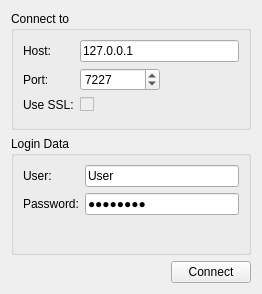
<?xml version="1.0" encoding="UTF-8"?>
<ui version="4.0">
 <class>ConnectionManager</class>
 <widget class="QWidget" name="ConnectionManager">
  <property name="geometry">
   <rect>
    <x>0</x>
    <y>0</y>
    <width>262</width>
    <height>294</height>
   </rect>
  </property>
  <property name="windowTitle">
   <string>pyLoad GUI - Connection Manager</string>
  </property>
  <layout class="QVBoxLayout" name="verticalLayout">
   <item>
    <widget class="QGroupBox" name="groupBox">
     <property name="title">
      <string>Connect to</string>
     </property>
     <layout class="QFormLayout" name="formLayout">
      <property name="fieldGrowthPolicy">
       <enum>QFormLayout::AllNonFixedFieldsGrow</enum>
      </property>
      <item row="0" column="0">
       <widget class="QLabel" name="hostLabel">
        <property name="text">
         <string>Host:</string>
        </property>
       </widget>
      </item>
      <item row="0" column="1">
       <widget class="QLineEdit" name="hostLineEdit">
        <property name="text">
         <string>127.0.0.1</string>
        </property>
       </widget>
      </item>
      <item row="1" column="0">
       <widget class="QLabel" name="portLabel">
        <property name="text">
         <string>Port:</string>
        </property>
       </widget>
      </item>
      <item row="1" column="1">
       <widget class="QSpinBox" name="portSpinBox">
        <property name="maximumSize">
         <size>
          <width>80</width>
          <height>16777215</height>
         </size>
        </property>
        <property name="maximum">
         <number>64000</number>
        </property>
        <property name="value">
         <number>7227</number>
        </property>
       </widget>
      </item>
      <item row="2" column="0">
       <widget class="QLabel" name="useSSLLabel">
        <property name="text">
         <string>Use SSL:</string>
        </property>
       </widget>
      </item>
      <item row="2" column="1">
       <widget class="QCheckBox" name="useSSLCheckBox">
        <property name="enabled">
         <bool>false</bool>
        </property>
        <property name="checkable">
         <bool>true</bool>
        </property>
       </widget>
      </item>
     </layout>
    </widget>
   </item>
   <item>
    <widget class="QGroupBox" name="groupBox_2">
     <property name="title">
      <string>Login Data</string>
     </property>
     <layout class="QFormLayout" name="formLayout_2">
      <property name="fieldGrowthPolicy">
       <enum>QFormLayout::AllNonFixedFieldsGrow</enum>
      </property>
      <item row="0" column="0">
       <widget class="QLabel" name="userLabel">
        <property name="text">
         <string>User:</string>
        </property>
       </widget>
      </item>
      <item row="0" column="1">
       <widget class="QLineEdit" name="userLineEdit">
        <property name="text">
         <string>User</string>
        </property>
       </widget>
      </item>
      <item row="1" column="0">
       <widget class="QLabel" name="passwordLabel">
        <property name="text">
         <string>Password:</string>
        </property>
       </widget>
      </item>
      <item row="1" column="1">
       <widget class="QLineEdit" name="passwordLineEdit">
        <property name="text">
         <string>password</string>
        </property>
        <property name="echoMode">
         <enum>QLineEdit::Password</enum>
        </property>
       </widget>
      </item>
     </layout>
    </widget>
   </item>
   <item>
    <layout class="QHBoxLayout" name="horizontalLayout">
     <item>
      <spacer name="horizontalSpacer">
       <property name="orientation">
        <enum>Qt::Horizontal</enum>
       </property>
       <property name="sizeHint" stdset="0">
        <size>
         <width>40</width>
         <height>20</height>
        </size>
       </property>
      </spacer>
     </item>
     <item>
      <widget class="QPushButton" name="connectButton">
       <property name="text">
        <string>Connect</string>
       </property>
      </widget>
     </item>
    </layout>
   </item>
  </layout>
  <action name="actionReturnPressed">
   <property name="text">
    <string>returnPressed</string>
   </property>
  </action>
 </widget>
 <resources/>
 <connections>
  <connection>
   <sender>userLineEdit</sender>
   <signal>returnPressed()</signal>
   <receiver>actionReturnPressed</receiver>
   <slot>trigger()</slot>
   <hints>
    <hint type="sourcelabel">
     <x>166</x>
     <y>175</y>
    </hint>
    <hint type="destinationlabel">
     <x>202</x>
     <y>265</y>
    </hint>
   </hints>
  </connection>
  <connection>
   <sender>passwordLineEdit</sender>
   <signal>returnPressed()</signal>
   <receiver>actionReturnPressed</receiver>
   <slot>trigger()</slot>
   <hints>
    <hint type="sourcelabel">
     <x>166</x>
     <y>207</y>
    </hint>
    <hint type="destinationlabel">
     <x>-1</x>
     <y>-1</y>
    </hint>
   </hints>
  </connection>
  <connection>
   <sender>hostLineEdit</sender>
   <signal>returnPressed()</signal>
   <receiver>actionReturnPressed</receiver>
   <slot>trigger()</slot>
   <hints>
    <hint type="sourcelabel">
     <x>160</x>
     <y>43</y>
    </hint>
    <hint type="destinationlabel">
     <x>-1</x>
     <y>-1</y>
    </hint>
   </hints>
  </connection>
 </connections>
</ui>
